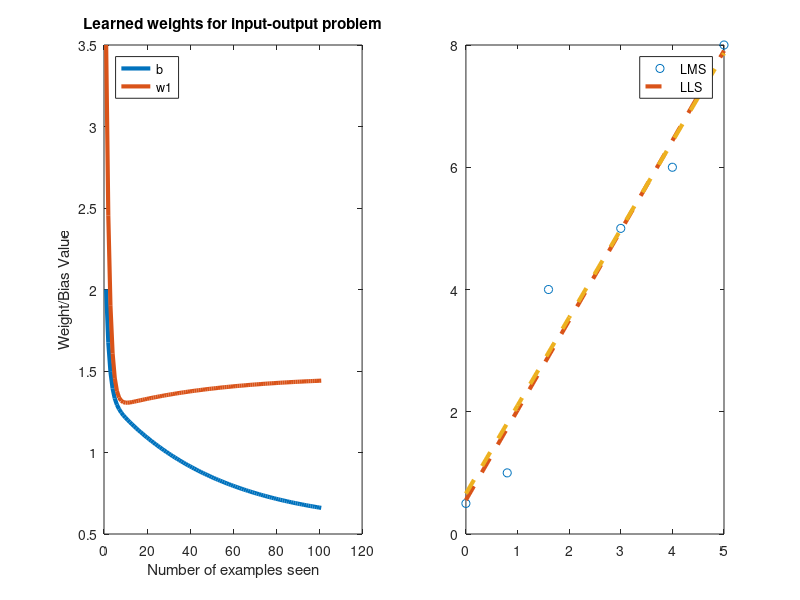

Source code (MATLAB):
x=[1,0;1,0.8;1,1.6;1,3;1,4;1,5];
d=[0.5;1;4;5;6;8];
w=[2,3.5];
w2=inv(x'*x)*x'*d;
learning_rate=0.01;
epoches=100;
W=zeros(101,2);
W(1,:)=w;
for m=1:epoches
    for i=1:length(d)
        e=d(i)-w*x(i,:)';
        w=w+learning_rate*e*x(i,:);
        W(m+1,:)=w;       
    end
end

figure;
subplot(1,2,1);
plot(W,'LineWidth',3);
title('Learned weights for input-output problem');
xlabel('Number of examples seen')
ylabel('Weight/Bias Value')
legend('b','w1', 'Location', 'northwest')


subplot(1,2,2);
plot(x(:,2),d,'o');
hold on;
x_range = 0:5;
y_range = w2(2)*x_range + w2(1);
plot(x_range,y_range, '--','LineWidth',3);
hold on;
y_range2=w(2)*x_range+w(1)
plot(x_range,y_range2, '--','LineWidth',3);
legend('LMS','LLS');



